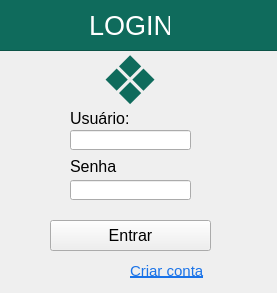
<?xml version="1.0" encoding="UTF-8"?>
<ui version="4.0">
 <class>Form</class>
 <widget class="QWidget" name="Form">
  <property name="geometry">
   <rect>
    <x>0</x>
    <y>0</y>
    <width>277</width>
    <height>293</height>
   </rect>
  </property>
  <property name="font">
   <font>
    <pointsize>12</pointsize>
   </font>
  </property>
  <property name="windowTitle">
   <string>Login</string>
  </property>
  <widget class="QLabel" name="label">
   <property name="geometry">
    <rect>
     <x>70</x>
     <y>110</y>
     <width>61</width>
     <height>16</height>
    </rect>
   </property>
   <property name="text">
    <string>Usuário:</string>
   </property>
  </widget>
  <widget class="QLabel" name="label_2">
   <property name="geometry">
    <rect>
     <x>70</x>
     <y>160</y>
     <width>47</width>
     <height>13</height>
    </rect>
   </property>
   <property name="font">
    <font>
     <pointsize>12</pointsize>
    </font>
   </property>
   <property name="text">
    <string>Senha:</string>
   </property>
  </widget>
  <widget class="QLineEdit" name="txt_usuario">
   <property name="geometry">
    <rect>
     <x>70</x>
     <y>130</y>
     <width>121</width>
     <height>20</height>
    </rect>
   </property>
  </widget>
  <widget class="QLineEdit" name="txt_senha">
   <property name="geometry">
    <rect>
     <x>70</x>
     <y>180</y>
     <width>121</width>
     <height>20</height>
    </rect>
   </property>
  </widget>
  <widget class="QPushButton" name="btn_entrar">
   <property name="geometry">
    <rect>
     <x>50</x>
     <y>220</y>
     <width>161</width>
     <height>31</height>
    </rect>
   </property>
   <property name="cursor">
    <cursorShape>PointingHandCursor</cursorShape>
   </property>
   <property name="text">
    <string>Entrar</string>
   </property>
  </widget>
  <widget class="QLabel" name="lbl_mensagem">
   <property name="geometry">
    <rect>
     <x>50</x>
     <y>200</y>
     <width>471</width>
     <height>16</height>
    </rect>
   </property>
   <property name="text">
    <string/>
   </property>
  </widget>
  <widget class="QFrame" name="frame">
   <property name="geometry">
    <rect>
     <x>-11</x>
     <y>-10</y>
     <width>291</width>
     <height>61</height>
    </rect>
   </property>
   <property name="styleSheet">
    <string notr="true">background-color: #0f6b5c</string>
   </property>
   <property name="frameShape">
    <enum>QFrame::StyledPanel</enum>
   </property>
   <property name="frameShadow">
    <enum>QFrame::Raised</enum>
   </property>
   <widget class="QLabel" name="label_4">
    <property name="geometry">
     <rect>
      <x>100</x>
      <y>20</y>
      <width>81</width>
      <height>31</height>
     </rect>
    </property>
    <property name="font">
     <font>
      <pointsize>20</pointsize>
     </font>
    </property>
    <property name="styleSheet">
     <string notr="true">color: white
</string>
    </property>
    <property name="text">
     <string>LOGIN</string>
    </property>
   </widget>
  </widget>
  <widget class="QLabel" name="label_5">
   <property name="geometry">
    <rect>
     <x>100</x>
     <y>50</y>
     <width>71</width>
     <height>61</height>
    </rect>
   </property>
   <property name="font">
    <font>
     <pointsize>50</pointsize>
    </font>
   </property>
   <property name="styleSheet">
    <string notr="true">color:  #0f6b5c</string>
   </property>
   <property name="text">
    <string>❖</string>
   </property>
  </widget>
  <widget class="QPushButton" name="btn_criarconta">
   <property name="geometry">
    <rect>
     <x>130</x>
     <y>260</y>
     <width>81</width>
     <height>21</height>
    </rect>
   </property>
   <property name="styleSheet">
    <string notr="true">QPushButton {
    border: none;
    background-color: transparent;
    color: #1a73e8;
    font-size: 11pt;
    text-align: left;
    text-decoration: underline;
}

QPushButton:hover {
    color: #4285f4;
}

QPushButton:pressed {
    color: #174ea6;
}
</string>
   </property>
   <property name="text">
    <string>Criar conta</string>
   </property>
  </widget>
 </widget>
 <resources/>
 <connections/>
</ui>
